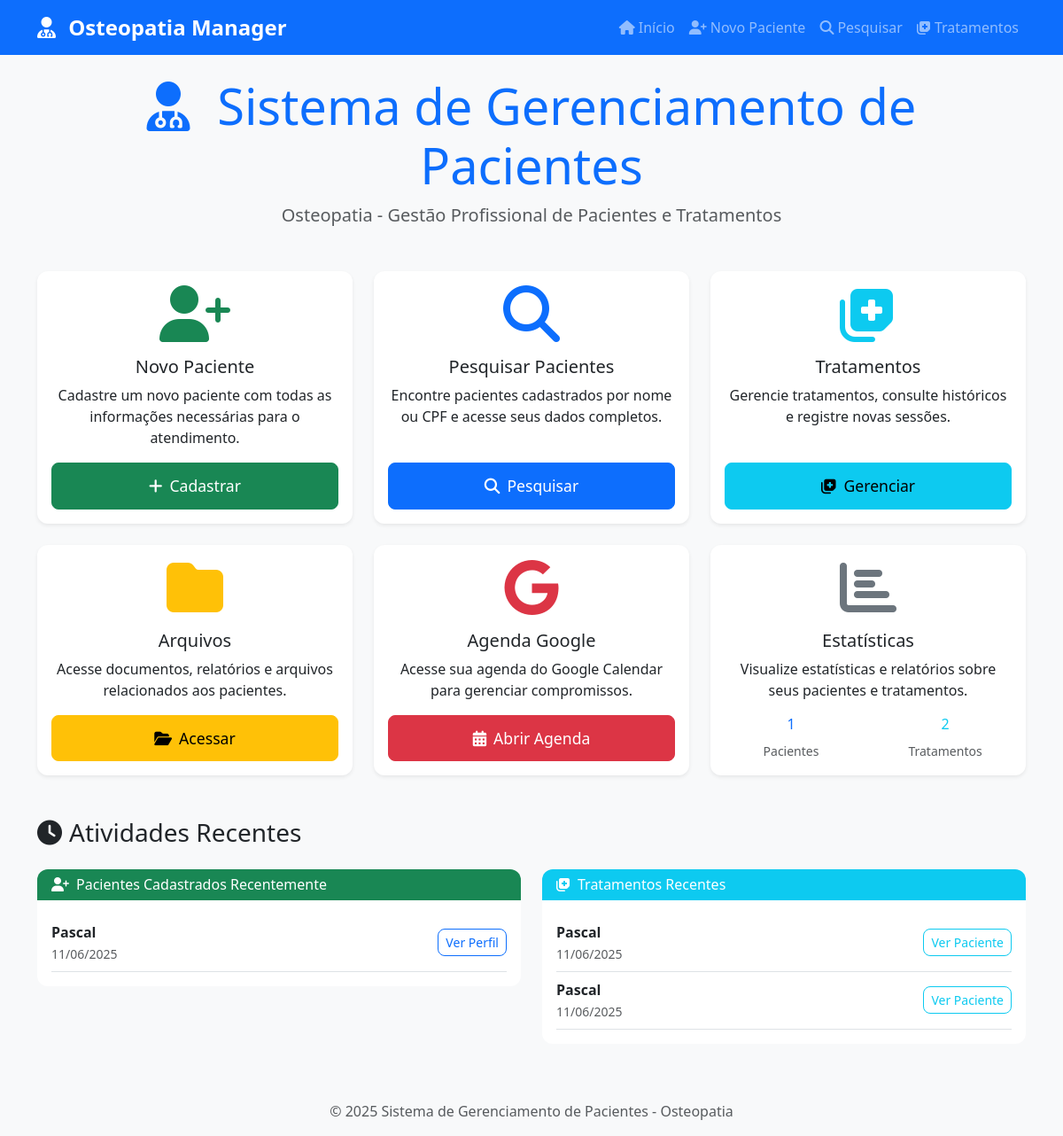
Before: / with the older database file.
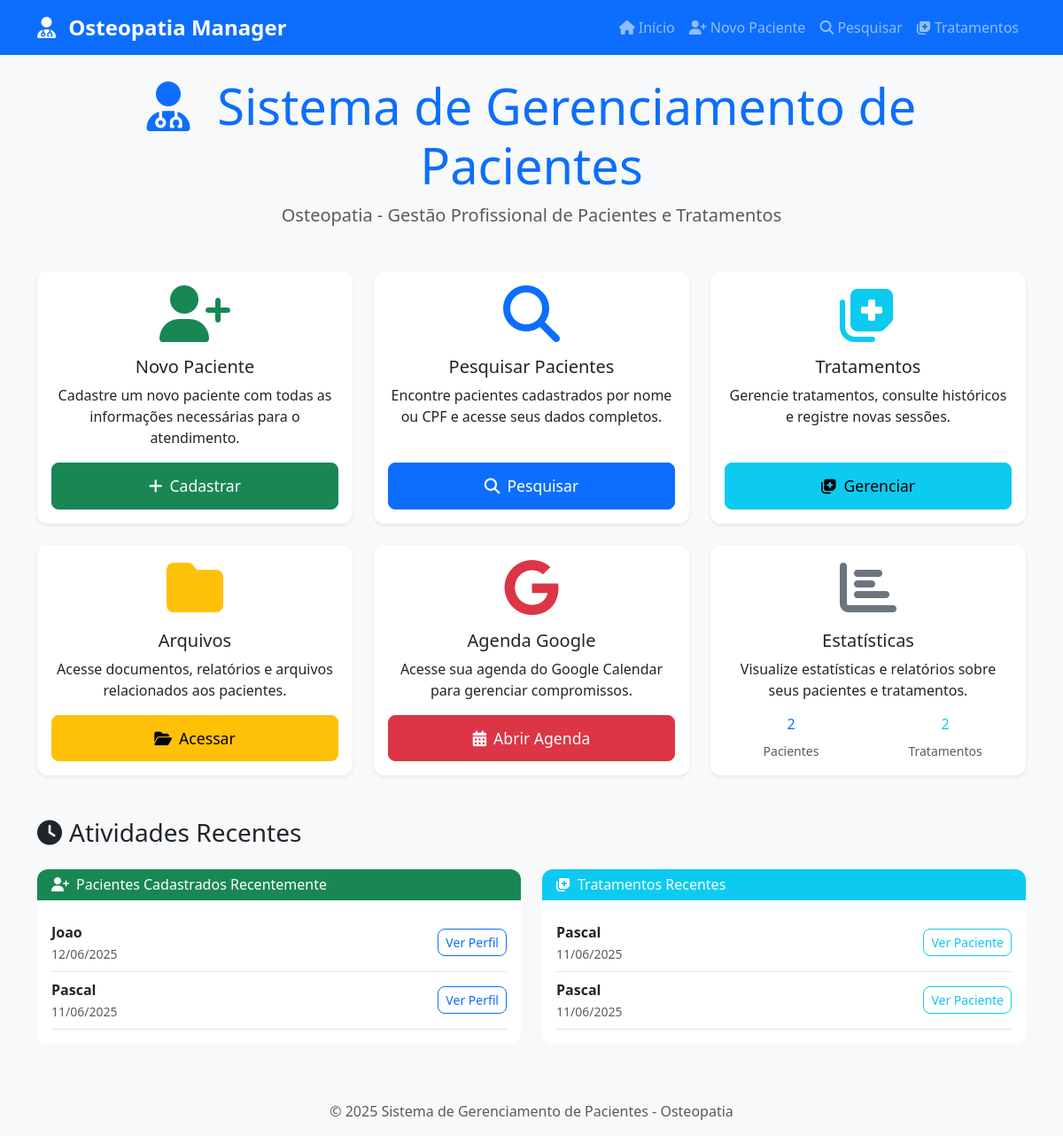
After: the same page with the newer database file.
### database/models.py (models this page shows, shortened)
class Paciente(db.Model):
    __tablename__ = 'pacientes'
    id = db.Column(db.Integer, primary_key=True)
    nome_completo = db.Column(db.String(200), nullable=False)
    data_registro = db.Column(db.Date, nullable=False, default=datetime.utcnow().date())
    profissao = db.Column(db.String(100))
    sexo = db.Column(db.String(20))
    idade = db.Column(db.Integer)
    endereco = db.Column(db.Text)
    cpf = db.Column(db.String(14), unique=True, nullable=True)
    telefone = db.Column(db.String(20))
    email = db.Column(db.String(120))
    foto_path = db.Column(db.String(200))
    notas = db.Column(db.Text)
    created_at = db.Column(db.DateTime, default=datetime.utcnow)
    updated_at = db.Column(db.DateTime, default=datetime.utcnow, onupdate=datetime.utcnow)
    tratamentos = db.relationship('Tratamento', backref='paciente', lazy=True, cascade='all, delete-orphan')

class Tratamento(db.Model):
    __tablename__ = 'tratamentos'
    id = db.Column(db.Integer, primary_key=True)
    paciente_id = db.Column(db.Integer, db.ForeignKey('pacientes.id'), nullable=False)
    nome_completo = db.Column(db.String(200), nullable=False)
    data_tratamento = db.Column(db.Date, nullable=False, default=datetime.utcnow().date())
    queixa_principal = db.Column(db.Text)
    como = db.Column(db.Text)
    onde = db.Column(db.Text)
    exames_complementares = db.Column(db.Text)
    antecedentes = db.Column(db.Text)
    tratamentos_anteriores = db.Column(db.Text)
    qualidade_sono = db.Column(db.String(100))
    movimentos = db.Column(db.Text)
    irradiacoes = db.Column(db.Text)
    conclusoes_tratamento = db.Column(db.Text)
    data_retorno = db.Column(db.Date)
    retorno = db.Column(db.Text)
    created_at = db.Column(db.DateTime, default=datetime.utcnow)
    updated_at = db.Column(db.DateTime, default=datetime.utcnow, onupdate=datetime.utcnow)

### app.py (the view)
@app.route('/')
def index():
    total_pacientes = Paciente.query.count()
    total_tratamentos = Tratamento.query.count()
    pacientes_recentes = Paciente.query.order_by(Paciente.created_at.desc()).limit(5).all()
    tratamentos_recentes = Tratamento.query.order_by(Tratamento.created_at.desc()).limit(5).all()
    return render_template('index.html',
                         total_pacientes=total_pacientes,
                         total_tratamentos=total_tratamentos,
                         pacientes_recentes=pacientes_recentes,
                         tratamentos_recentes=tratamentos_recentes)

### app.py (called while the page is built)
@app.context_processor
def inject_today():
    return {'today': date.today()}

### templates/index.html (shortened to what this page needs)
{% extends "base.html" %}
{% block content %}
<div class="row">
    <div class="col-12">
        <div class="text-center mb-5">
            <h1 class="display-4 text-primary">
                <i class="fas fa-user-md me-3"></i>
                Sistema de Gerenciamento de Pacientes
            </h1>
            <p class="lead text-muted">Osteopatia - Gestão Profissional de Pacientes e Tratamentos</p>
        </div>
    </div>
</div>
<div class="row g-4">
    <div class="col-md-6 col-lg-4">
        <div class="card h-100 shadow-sm hover-card">
            <div class="card-body text-center d-flex flex-column">
                <div class="mb-3">
                    <i class="fas fa-user-plus fa-4x text-success"></i>
                </div>
                <h5 class="card-title">Novo Paciente</h5>
                <p class="card-text flex-grow-1">
                    Cadastre um novo paciente com todas as informações necessárias para o atendimento.
                </p>
                <a href="{{ url_for('novo_paciente') }}" class="btn btn-success btn-lg">
                    <i class="fas fa-plus me-2"></i>Cadastrar
                </a>
            </div>
        </div>
    </div>
    <div class="col-md-6 col-lg-4">
        <div class="card h-100 shadow-sm hover-card">
            <div class="card-body text-center d-flex flex-column">
                <div class="mb-3">
                    <i class="fas fa-search fa-4x text-primary"></i>
                </div>
                <h5 class="card-title">Pesquisar Pacientes</h5>
                <p class="card-text flex-grow-1">
                    Encontre pacientes cadastrados por nome ou CPF e acesse seus dados completos.
                </p>
                <a href="{{ url_for('pesquisar_pacientes') }}" class="btn btn-primary btn-lg">
                    <i class="fas fa-search me-2"></i>Pesquisar
                </a>
            </div>
        </div>
    </div>
    <div class="col-md-6 col-lg-4">
        <div class="card h-100 shadow-sm hover-card">
            <div class="card-body text-center d-flex flex-column">
                <div class="mb-3">
                    <i class="fas fa-notes-medical fa-4x text-info"></i>
                </div>
                <h5 class="card-title">Tratamentos</h5>
                <p class="card-text flex-grow-1">
                    Gerencie tratamentos, consulte históricos e registre novas sessões.
                </p>
                <a href="{{ url_for('tratamentos') }}" class="btn btn-info btn-lg">
                    <i class="fas fa-notes-medical me-2"></i>Gerenciar
                </a>
            </div>
        </div>
    </div>
    <div class="col-md-6 col-lg-4">
        <div class="card h-100 shadow-sm hover-card">
            <div class="card-body text-center d-flex flex-column">
                <div class="mb-3">
                    <i class="fas fa-folder fa-4x text-warning"></i>
                </div>
                <h5 class="card-title">Arquivos</h5>
                <p class="card-text flex-grow-1">
                    Acesse documentos, relatórios e arquivos relacionados aos pacientes.
                </p>
                <a href="{{ url_for('arquivos') }}" class="btn btn-warning btn-lg">
                    <i class="fas fa-folder-open me-2"></i>Acessar
                </a>
            </div>
        </div>
    </div>
    <div class="col-md-6 col-lg-4">
        <div class="card h-100 shadow-sm hover-card">
            <div class="card-body text-center d-flex flex-column">
                <div class="mb-3">
                    <i class="fab fa-google fa-4x text-danger"></i>
                </div>
                <h5 class="card-title">Agenda Google</h5>
                <p class="card-text flex-grow-1">
                    Acesse sua agenda do Google Calendar para gerenciar compromissos.
                </p>
                <a href="https://calendar.google.com" target="_blank" class="btn btn-danger btn-lg">
                    <i class="fas fa-calendar-alt me-2"></i>Abrir Agenda
                </a>
            </div>
        </div>
    </div>
    <div class="col-md-6 col-lg-4">
        <div class="card h-100 shadow-sm hover-card">
            <div class="card-body text-center d-flex flex-column">
                <div class="mb-3">
                    <i class="fas fa-chart-bar fa-4x text-secondary"></i>
                </div>
                <h5 class="card-title">Estatísticas</h5>
                <p class="card-text flex-grow-1">
                    Visualize estatísticas e relatórios sobre seus pacientes e tratamentos.
                </p>
                <div class="mt-auto">
                    <div class="row text-center">
                        <div class="col-6">
                            <h6 class="text-primary">{{ total_pacientes }}</h6>
                            <small class="text-muted">Pacientes</small>
                        </div>
                        <div class="col-6">
                            <h6 class="text-info">{{ total_tratamentos }}</h6>
                            <small class="text-muted">Tratamentos</small>
                        </div>
                    </div>
                </div>
            </div>
        </div>
    </div>
</div>
<div class="row mt-5">
    <div class="col-12">
        <h3 class="mb-4">
            <i class="fas fa-clock me-2"></i>Atividades Recentes
        </h3>
        {% if pacientes_recentes or tratamentos_recentes %}
            <div class="row">
                {% if pacientes_recentes %}
                <div class="col-md-6">
                    <div class="card">
                        <div class="card-header bg-success text-white">
                            <h6 class="mb-0">
                                <i class="fas fa-user-plus me-2"></i>Pacientes Cadastrados Recentemente
                            </h6>
                        </div>
                        <div class="card-body">
                            {% for paciente in pacientes_recentes %}
                            <div class="d-flex justify-content-between align-items-center border-bottom py-2">
                                <div>
                                    <strong>{{ paciente.nome_completo }}</strong><br>
                                    <small class="text-muted">{{ paciente.data_registro.strftime('%d/%m/%Y') }}</small>
                                </div>
                                <a href="{{ url_for('perfil_paciente', id=paciente.id) }}" class="btn btn-sm btn-outline-primary">
                                    Ver Perfil
                                </a>
                            </div>
                            {% endfor %}
                        </div>
                    </div>
                </div>
                {% endif %}
                {% if tratamentos_recentes %}
                <div class="col-md-6">
                    <div class="card">
                        <div class="card-header bg-info text-white">
                            <h6 class="mb-0">
                                <i class="fas fa-notes-medical me-2"></i>Tratamentos Recentes
                            </h6>
                        </div>
                        <div class="card-body">
                            {% for tratamento in tratamentos_recentes %}
                            <div class="d-flex justify-content-between align-items-center border-bottom py-2">
                                <div>
                                    <strong>{{ tratamento.nome_completo }}</strong><br>
                                    <small class="text-muted">{{ tratamento.data_tratamento.strftime('%d/%m/%Y') }}</small>
                                </div>
                                <a href="{{ url_for('perfil_paciente', id=tratamento.paciente_id) }}" class="btn btn-sm btn-outline-info">
                                    Ver Paciente
                                </a>
                            </div>
                            {% endfor %}
                        </div>
                    </div>
                </div>
                {% endif %}
            </div>
        {% else %}
            <div class="text-center py-5">
                <i class="fas fa-info-circle fa-3x text-muted mb-3"></i>
                <h5 class="text-muted">Nenhuma atividade recente</h5>
                <p class="text-muted">Comece cadastrando seu primeiro paciente!</p>
            </div>
        {% endif %}
    </div>
</div>
{% endblock %}

### templates/base.html (shortened to what this page needs)
<!DOCTYPE html>
<html lang="pt-BR">
<head>
    <link href="https://cdn.jsdelivr.net/npm/bootstrap@5.3.0/dist/css/bootstrap.min.css" rel="stylesheet">
    <link href="https://cdnjs.cloudflare.com/ajax/libs/font-awesome/6.4.0/css/all.min.css" rel="stylesheet">
    <link rel="stylesheet" href="https://cdn.jsdelivr.net/npm/flatpickr/dist/flatpickr.min.css">
    <link href="{{ url_for('static', filename='css/style.css') }}" rel="stylesheet">
</head>
<body>
    <nav class="navbar navbar-expand-lg navbar-dark bg-primary">
        <div class="container">
            <a class="navbar-brand" href="{{ url_for('index') }}">
                <i class="fas fa-user-md me-2"></i>
                Osteopatia Manager
            </a>
            <div class="collapse navbar-collapse" id="navbarNav">
                <ul class="navbar-nav ms-auto">
                    <li class="nav-item">
                        <a class="nav-link" href="{{ url_for('index') }}">
                            <i class="fas fa-home me-1"></i>Início
                        </a>
                    </li>
                    <li class="nav-item">
                        <a class="nav-link" href="{{ url_for('novo_paciente') }}">
                            <i class="fas fa-user-plus me-1"></i>Novo Paciente
                        </a>
                    </li>
                    <li class="nav-item">
                        <a class="nav-link" href="{{ url_for('pesquisar_pacientes') }}">
                            <i class="fas fa-search me-1"></i>Pesquisar
                        </a>
                    </li>
                    <li class="nav-item">
                        <a class="nav-link" href="{{ url_for('tratamentos') }}">
                            <i class="fas fa-notes-medical me-1"></i>Tratamentos
                        </a>
                    </li>
                </ul>
            </div>
        </div>
    </nav>
    <main class="container my-4">
        {% block content %}{% endblock %}
    </main>
    <footer class="bg-light text-center py-3 mt-5">
        <div class="container">
            <p class="text-muted mb-0">
                &copy; 2025 Sistema de Gerenciamento de Pacientes - Osteopatia
            </p>
        </div>
    </footer>
</body>
</html>

### static/css/style.css (style rules this page uses)
:root { --primary-color: #0d6efd; --success-color: #198754; --info-color: #0dcaf0; --warning-color: #ffc107; --danger-color: #dc3545; --secondary-color: #6c757d; --light-color: #f8f9fa; --dark-color: #212529; }
body { font-family: 'Segoe UI', Tahoma, Geneva, Verdana, sans-serif; background-color: #f8f9fa; }
.hover-card { transition: transform 0.2s ease-in-out, box-shadow 0.2s ease-in-out; }
.navbar-brand { font-weight: 600; font-size: 1.5rem; }
.btn { border-radius: 8px; font-weight: 500; transition: all 0.2s ease-in-out; }
.btn-lg { padding: 12px 24px; font-size: 1.1rem; }
.card { border: none; border-radius: 12px; overflow: hidden; }
.card-header { border-bottom: none; font-weight: 600; }
footer { margin-top: auto; }

Changed rows visible on the page:
added Paciente: nome_completo "Joao", data_registro "12/06/2025"
Other visible differences:
{{ total_pacientes }}: "1" → "2"
